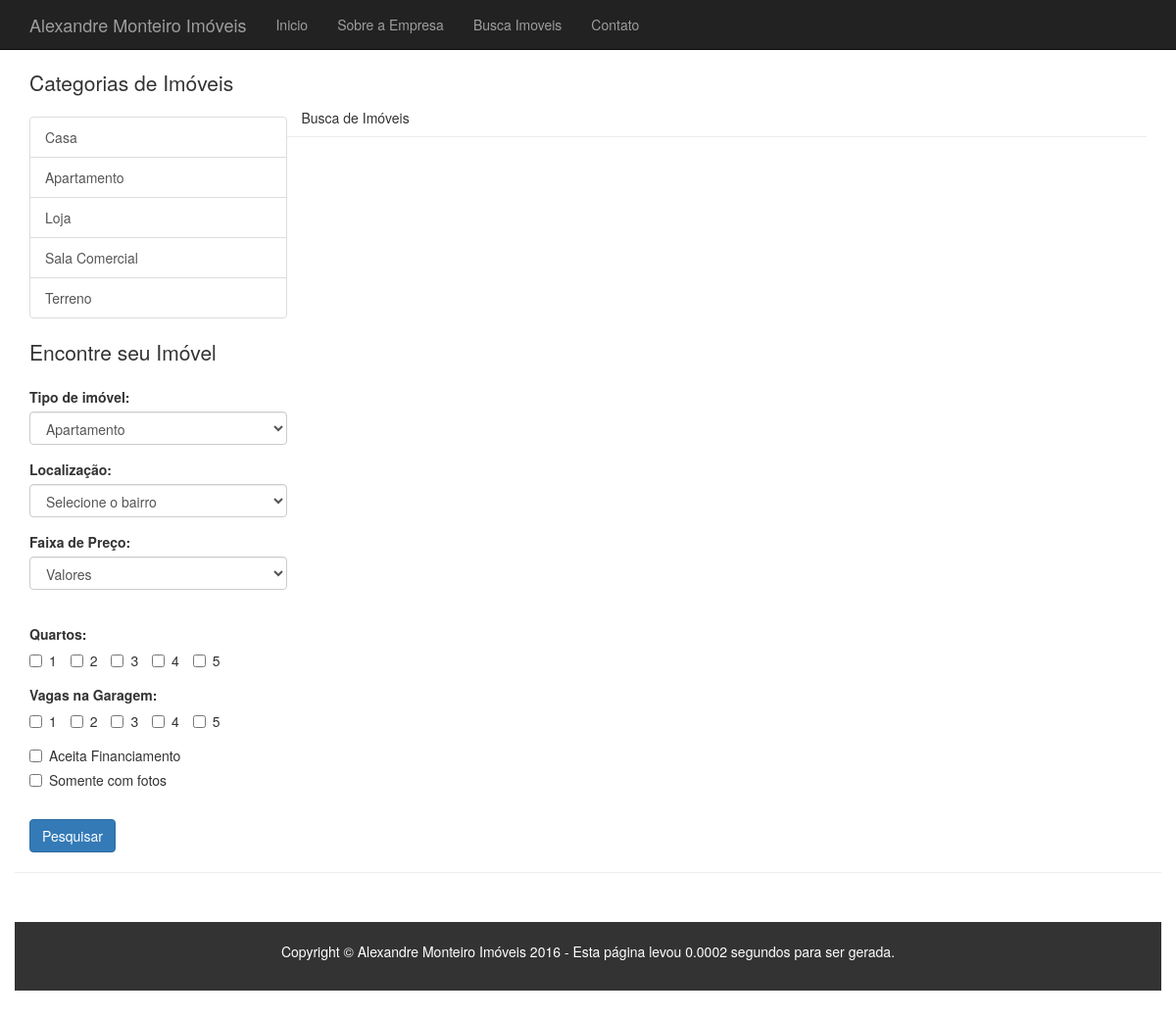
Page /index.php/imoveis/buscar on the committed database.
### tables this page shows
CREATE TABLE `categorias` (
  `id_categoria` int(10) unsigned NOT NULL AUTO_INCREMENT,
  `categoria` varchar(45) NOT NULL,
  `desc_categoria` varchar(255) NOT NULL,
  PRIMARY KEY (`id_categoria`)
);

### application/controllers/imoveis.php (called while the page is built, shortened)
<?php if(!defined('BASEPATH')) exit('No direct script access allowed');
class Imoveis extends CI_Controller {
    public function buscar() {
        $data['categorias'] = $this->db->get('categorias')->result();
        $this->load->view('html_header');
        $this->load->view('cabecalho');
        $this->load->view('menu_categorias' , $data);
        $this->load->view('imoveis');
        $this->load->view('rodape');
        $this->load->view('html_footer');
    }
}

### index.php (called while the page is built, shortened)
<?php
require_once BASEPATH.'core/CodeIgniter.php';

### application/views/menu_categorias.php (the view, shortened to what this page needs)
  <div class="container">
      <div class="row">
          <div class="col-md-3">
              <p class="lead">Categorias de Imóveis</p>
              <div class="list-group">
              	<?php foreach($categorias as $cat):?>
                          <?php
                              $atts = array('class' => 'list-group-item');
                              echo anchor('imoveis/consultar_por_categoria/'.$cat->id_categoria, $cat->categoria, $atts);
                          ?>
	<?php endforeach;?>
              </div>
<p class="lead">Encontre seu Imóvel</p>
              <form role="form">
                 <div class="form-group">
               	<label for="tipo">Tipo de imóvel:</label>
     				<select class="form-control" id="tipo">
			        <option>Apartamento</option>
			    </select>
      		  </div>
                <div class="form-group">
               	<label for="bairro">Localização:</label>
     				<select class="form-control" id="bairro">
     					<option>Selecione o bairro</option>
			    </select>
      		  </div>
      		  <div class="form-group">
               	<label for="bairro">Faixa de Preço:</label>
     				<select class="form-control" id="bairro">
			        <option>Valores</option>
			    </select>
      		  </div>
                <br>
                <div class="form-group">
                  <label for="quartos">Quartos:</label><br>
                  <label class="checkbox-inline">
		      <input type="checkbox" value="">1</label>
		    <label class="checkbox-inline">
		      <input type="checkbox" value="">2</label>
		    <label class="checkbox-inline">
		      <input type="checkbox" value="">3</label>
		       <label class="checkbox-inline">
		      <input type="checkbox" value="">4</label>
		    <label class="checkbox-inline">
		      <input type="checkbox" value="">5</label>
                </div>
                    <div class="form-group">
                  <label for="quartos">Vagas na Garagem:</label><br>
                  <label class="checkbox-inline">
		      <input type="checkbox" value="">1</label>
		    <label class="checkbox-inline">
		      <input type="checkbox" value="">2</label>
		    <label class="checkbox-inline">
		      <input type="checkbox" value="">3</label>
		       <label class="checkbox-inline">
		      <input type="checkbox" value="">4</label>
		    <label class="checkbox-inline">
		      <input type="checkbox" value="">5</label>
            	  </div>
                <div class="checkbox">
                  <label><input type="checkbox" id="financiamento">Aceita Financiamento</label>
                </div>
                <div class="checkbox">
                  <label><input type="checkbox" id="fotos">Somente com fotos</label>
                </div><br>
                  <button type="button" class="btn btn-primary btn-md">Pesquisar</button>
              </form>
          </div>

### application/views/html_header.php (shortened to what this page needs)
<!DOCTYPE html>
<html lang="en">
<head>
	</head>
		<?php
		echo link_tag('assets/css/bootstrap.min.css', 'stylesheet');
		echo link_tag('assets/css/shop-homepage.css', 'stylesheet');
		?>
	</head>
<body>

### application/views/cabecalho.php (shortened to what this page needs)
<nav class="navbar navbar-inverse navbar-fixed-top" role="navigation">
    <div class="container">
        <div class="navbar-header">
            <a class="navbar-brand" href="#">Alexandre Monteiro Imóveis</a>
        </div>
        <div class="collapse navbar-collapse" id="bs-example-navbar-collapse-1">
            <ul class="nav navbar-nav">
                <li>
                    <?php echo anchor(base_url('default_controller'),"Inicio") ?>
                </li>
                <li>
                    <?php echo anchor(base_url('sobre'),"Sobre a Empresa") ?>
                </li>
                <li>
                    <?php echo anchor(base_url('imoveis'),"Busca Imoveis") ?>
                </li>
                <li>
                    <?php echo anchor(base_url('contato'),"Contato") ?>
                </li>
            </ul>
        </div>
    </div>
</nav>

### application/views/imoveis.php
<div class="container">
    <div class="page-header">Busca de Imóveis</div>
</div>

### application/views/rodape.php (shortened to what this page needs)
<hr>
<footer>
    <div class="row">
        <div class="col-md-12">
            <p class="text-center">Copyright &copy; Alexandre Monteiro Imóveis 2016 - Esta página levou <?php echo $this->benchmark->elapsed_time();?> segundos para ser gerada.</p>
        </div>
    </div>
</footer>

### application/views/html_footer.php
	</body>
</html>

### assets/css/shop-homepage.css (style rules this page uses)
body { padding-top: 70px; }
footer { margin: 50px 0; background: #333; color: #fff; text-align: center; padding: 20px 0px; }

### rows in the picture
categorias: id_categoria+categoria "Casa"
categorias: id_categoria+categoria "Apartamento"
categorias: id_categoria+categoria "Loja"
categorias: id_categoria+categoria "Sala Comercial"
categorias: id_categoria+categoria "Terreno"

### other values in the picture
anchor(base_url('default_controller'),"Inicio") "Inicio"
anchor(base_url('sobre'),"Sobre a Empresa") "Sobre a Empresa"
anchor(base_url('imoveis'),"Busca Imoveis") "Busca Imoveis"
anchor(base_url('contato'),"Contato") "Contato"
$this->benchmark->elapsed_time() "0.0002"
